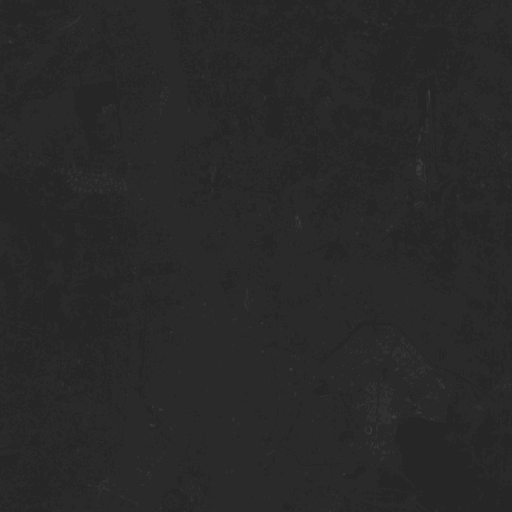
#> input picture images/1.gif, 512 x 512 px; its folder holds only this picture in this run
$ jupyter execute --allow-errors River_Non_River_image_classification_using_Logistic_Regression_.ipynb
#> lines starting #> are read from the running program, lines starting #| are printed output that depends on the picture
#> further down, img is the input picture: shape (512, 512, 4); mean R, G, B, A 40.7, 40.7, 40.7, 255
# River Non River image classification using Logistic Regression

---

[cell 1]
from matplotlib import pyplot as plt
from matplotlib.image import imread
import numpy as np
from numpy.linalg import inv
import random
import os
import cv2

[cell 2]
riverPoint = 50
nonRiverPoint = 100
channel = 4 #features
imageDim = 512
dataset_path = 'images/'
riverPointFile = 'RiverPoints.txt'
nonRiverPointFile = 'NonRiverPoints.txt'
lam = 190
alpha = .001
iters = 2100

### 4 Band Images are marged in a single image

[cell 3]
dataset_dir  = os.listdir(dataset_path)
imageArray = np.ndarray(shape=(imageDim,imageDim,channel), dtype=np.integer)

#> (the rest of this cell did not finish here and is left out)

### 50 river x,y location taken from RiverPoints.txt file and 100 non river x,y location taken from NonRiverPoint.txt file

[cell 4]
x_r=[]
#> x_r = []
y_r=[]
x_nr=[]
y_nr=[]

with open(riverPointFile,'r') as fp:
#> (reads RiverPoints.txt from the repository)
    point = fp.readline()
    while point:
        point = point.split()
        point = [int(val) for val in point]
        x_r.append(point[0])
        y_r.append(point[1])
        point = fp.readline()
#> after the loop, x_r = 50 values, max 488 at index 23, min 2 at index 28, mean 228.4; y_r = 50 values, max 416 at index 28, min 0 at index 6, mean 181.6
with open(nonRiverPointFile,'r') as fp:
#> (reads NonRiverPoints.txt from the repository)
    point = fp.readline()
    while point:
        point = point.split()
        point = [int(val) for val in point]
        x_nr.append(point[0])
        y_nr.append(point[1])
        point = fp.readline()

### Organised and mean normalized training data

```
 X = (50 river pixel value + 100 non river pixel value)
 Y = 150 binary class array (1 : river , 0 : non river)
```

[cell 5]
Y=np.ndarray(shape=(riverPoint+nonRiverPoint,1), dtype=np.integer)

R=np.ndarray(shape=(riverPoint,channel))
one = np.ones((1,channel))
for i in range(riverPoint):
  R[i] =  imageArray[x_r[i],y_r[i],:]
  Y[i] = 1  #river class
#> after the loop, R = 50 rows, first 6: [42, 0, 0, 0], [42, 0, 0, 0], [42, 0, 0, 0], [42, 0, 0, 0], [42, 0, 0, 0], [42, 0, 0, 0]; Y = 150 values, max 139744577002912 at index 82, min -1 at index 85, mean 1.86e+12

NR=np.ndarray(shape=(nonRiverPoint,channel),dtype=np.integer)

for i in range(nonRiverPoint):
  NR[i] =  imageArray[x_nr[i],y_nr[i],:]
  Y[i+riverPoint] = 0 #non river class
#> after the loop, NR = 100 rows, first 6: [42, 0, 0, 0], [42, 0, 0, 0], [38, 0, 0, 0], [38, 0, 0, 0], [42, 0, 0, 0], [42, 0, 0, 0]; Y = 150 values, max 1 at index 0, min 0 at index 50, mean 0.333

train = np.concatenate((R,NR),axis=0)
#> train = 150 rows, first 6: [42, 0, 0, 0], [42, 0, 0, 0], [42, 0, 0, 0], [42, 0, 0, 0], [42, 0, 0, 0], [42, 0, 0, 0]


mean=np.mean(train,axis=0)
#> mean = [41.18, 0, 0, 0]
std =np.std(train,axis=0)
#> std = [2.04, 0, 0, 0]

train=np.subtract(train,mean)
#> train = 150 rows, first 6: [0.82, 0, 0, 0], [0.82, 0, 0, 0], [0.82, 0, 0, 0], [0.82, 0, 0, 0], [0.82, 0, 0, 0], [0.82, 0, 0, 0]
train=np.divide(train,std)
#> train = 150 rows, first 6: [0.403, nan, nan, nan], [0.403, nan, nan, nan], [0.403, nan, nan, nan], [0.403, nan, nan, nan], [0.403, nan, nan, nan], [0.403, nan, nan, nan]

ones = np.ones((riverPoint+nonRiverPoint,1))
train=np.concatenate((ones,train),axis=1)
#> train = 150 rows, first 6: [1, 0.403, nan, nan, nan], [1, 0.403, nan, nan, nan], [1, 0.403, nan, nan, nan], [1, 0.403, nan, nan, nan], [1, 0.403, nan, nan, nan], [1, 0.403, nan, nan, nan]

YY = Y
#> YY has the same summary as Y
ym = np.mean(Y)
#> ym = 0.333
Y= (Y-ym)/np.std(Y)
#> Y = 150 values, max 1.41 at index 0, min -0.707 at index 50, mean 9.47e-17

### Functions
Cost Function
#

Sigmoid Function

[cell 6]
def computeCost(X,Y,theta, lam):
    h = sigmoid(X@theta.T)
    lam_matrix = lam * np.ones(theta.shape)
    lam_matrix[0][0] = 0
    cost = -1 * np.sum(( np.multiply(Y,np.log(h)) + np.multiply((1 - Y),np.log(1-h))),axis= 0 )

    return cost / len(X) + np.sum(np.power( (lam_matrix),2))/ (2* len(X))

def sigmoid(thetax):
  return (1 / (1 + np.exp(-1 * thetax)))

###Gradient Descent

[cell 7]
def gradientDescent(X,y,theta,iters,alpha):
  costs = []
  for i in range(iters):
    gx = sigmoid(X@theta.T)

    theta = theta - (alpha / len(X )) * (np.subtract(gx, y).T@X)
    costs.append( computeCost(X, y, theta, 0))
  return theta, costs

with regularization

[cell 8]
def gradientDescentWithReg(X,y,theta1,iters,alpha, lam):
    costs = []
    lam_matrix = lam * np.ones(theta1.shape)
    lam_matrix[0][0] = 0

    for i in range(iters):

        h = X@theta1.T
        gx = sigmoid(h)
        theta1 = theta1*(1- alpha*lam_matrix / len(X)) - (alpha / len(X)) * ((gx - y).T@X)
        costs.append(computeCost(X, y, theta1, lam))

    return theta1 , costs

###Computation

[cell 9]
theta = np.zeros([1,channel+1])
thetaL = np.zeros([1,channel+1])
theta, costs = gradientDescent(train,Y,theta,iters,alpha)
#> after the loop in gradientDescent, `for i in range(iters):`: costs = 2100 items, first 6: [nan], [nan], [nan], [nan], [nan], [nan]
#> theta = [[nan, nan, nan, nan, nan]]
thetaL, costsR = gradientDescentWithReg(train,Y,thetaL,iters,alpha,lam)
#> thetaL = [[nan, nan, nan, nan, nan]]; costsR has the same summary as costs in gradientDescent

[cell 10]
plt.plot(range(iters),costs)
plt.xlabel('iteration')
plt.ylabel('cost')
plt.title('costs vs Iteration')
plt.show()
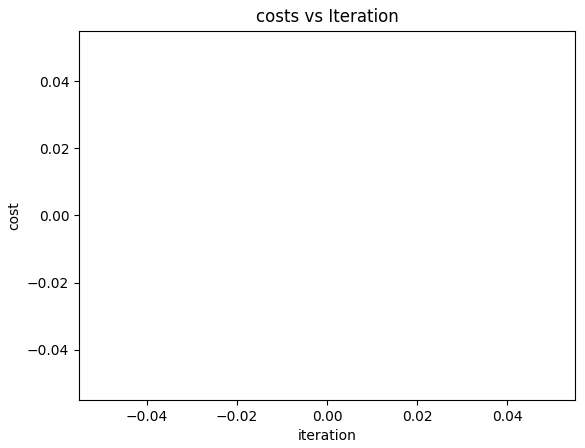
#> figure drawn by matplotlib, 1 panel

plt.plot(range(iters),costsR)
plt.xlabel('iteration')
plt.ylabel('cost')
plt.title('costs vs Iteration (With Regularization)')
plt.show()

### Prediction & calculate accuracy on test data

[cell 11]
out_image=np.ndarray(shape=(imageDim, imageDim), dtype = np.integer)
out_imageReg=np.ndarray(shape=(imageDim, imageDim), dtype = np.integer)

regError = 0
for i in range(imageDim):
  for j in range(imageDim):
    pix = np.concatenate(([1],np.divide(np.subtract(imageArray[i,j,:],mean),std)),axis = 0)
    predictedPix = sigmoid(pix@theta.T)
    predictedPixReg = sigmoid(pix@thetaL.T)

    if predictedPix >0.5:
      predictedPix = 255 #white river
    else:
      predictedPix = 0 #black

    if predictedPixReg >0.5:
      predictedPixReg = 255 #white river
    else:
      predictedPixReg = 0 # black
    out_image[i,j] = predictedPix
    out_imageReg[i,j] = predictedPixReg
#> out_image: shape (512, 512) int64; every value is 0

[cell 12]
sample_out_img = imread('ErrorFree.jpeg')
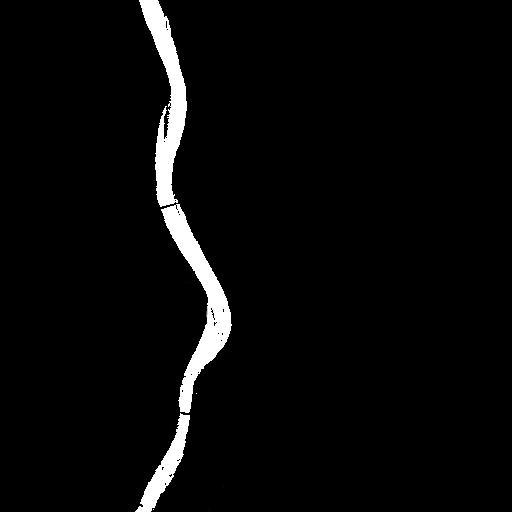
#> input picture ErrorFree.jpeg, 512 x 512 px
#> sample_out_img is the input picture: shape (512, 512); min 0, max 255, mean 9.1
count = 0
countR = 0
for i in range(512):
    for j in range(512):
        if sample_out_img[i,j]==out_image[i,j]:
            count = count+1
        if sample_out_img[i,j]==out_imageReg[i,j]:
            countR = countR+1
print('Accuracy without Regularization',count*100/(imageDim*imageDim),'%')
print('Accuracy with Regularization',countR*100/(imageDim*imageDim),'%')
